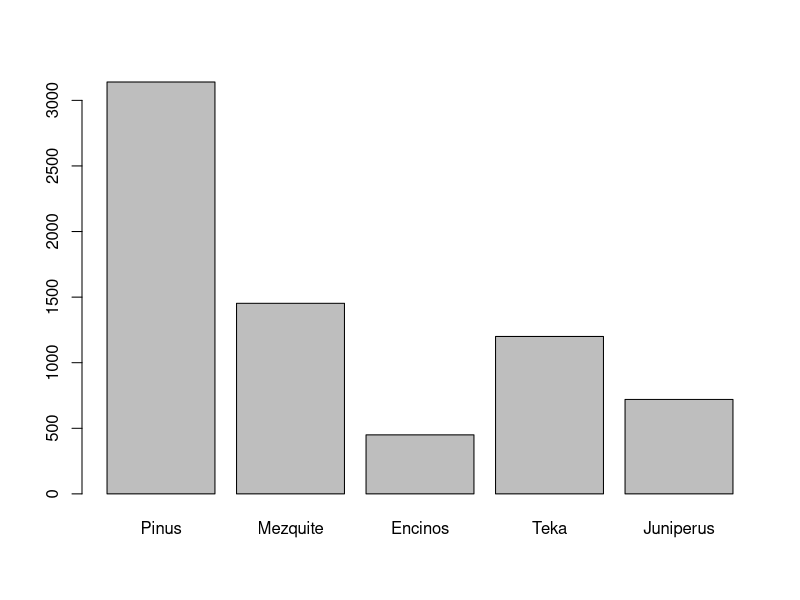
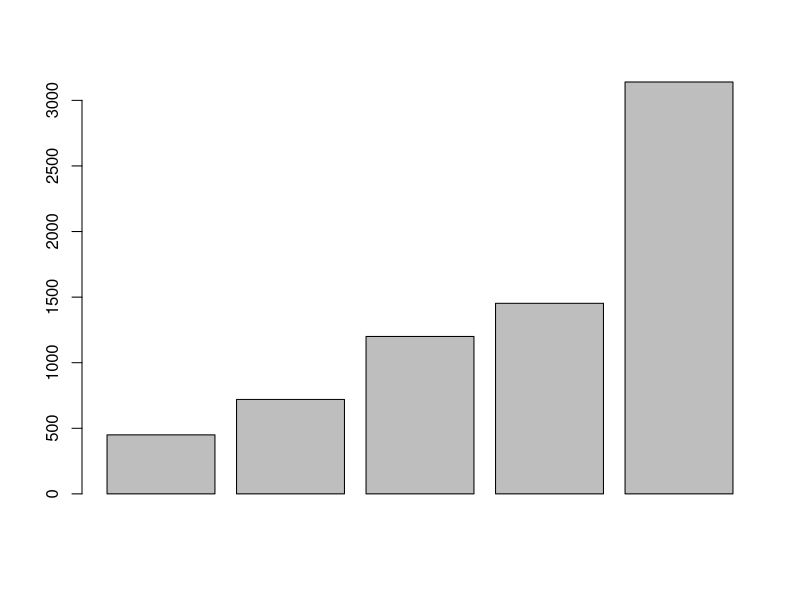

These figures' R source, in order:
#ALUMNA: ANGELICA TORRES GARCIA
#MATRICULA:2173388
#FECHA:03/02/2023

#ASIGNACION 1.  PRIMER ANALISIS EN R

#PARTE 2. PROBLEMAS

#PROBLEMA 1

#Un investigador realiza un inventario de la superficie en la región centro mediante los reportes emitidos por CONAFOR.El investigador  encuentra que la superficie reforestada con diferentes especies son las siguientes: la especie Pinus con 3140 has, Mezquite con 1453 has,Encinos 450 has, Teka con 1200 has,Juniperus con 720 has. 

Especie <- c('Pinus', 'Mezquite', 'Encinos', 'Teka', 'Juniperus')
superficie <- c(3140,1453,450,1200,720)
barplot(height=superficie, names=Especie)

sort(superficie)
barplot(sort(superficie))
mean(superficie)

#Problema 2

#Un técnico examina 30 cajas de Petri en las que se colocaron para germinar seis semillas y despues de cierto tiempo cuenta el número de semillas germinadas en cada una de ellas. Los valores de las 30 observaciones son los siguientes:

germinación <- c(4, 1, 6, 2, 4, 2, 4, 2, 4, 6, 3, 5, 3, 2, 5, 4, 0, 5, 4, 2, 4, 5, 3, 5, 3, 5, 4, 3, 6, 2) 
mean(germinación)
sd(germinación)   

#Problema 3

#Un viverista mide la altura alcanzada por 25 plantas de Prosopis de un año de edad, obteniendo los siguientes valores.

Altura <-c(38, 14, 44, 11, 9, 21, 39, 28, 41, 4, 35, 24, 36, 12, 20, 31, 24, 25, 10, 21, 11, 36, 37, 20, 26)
mean(Altura)
sd(Altura)
